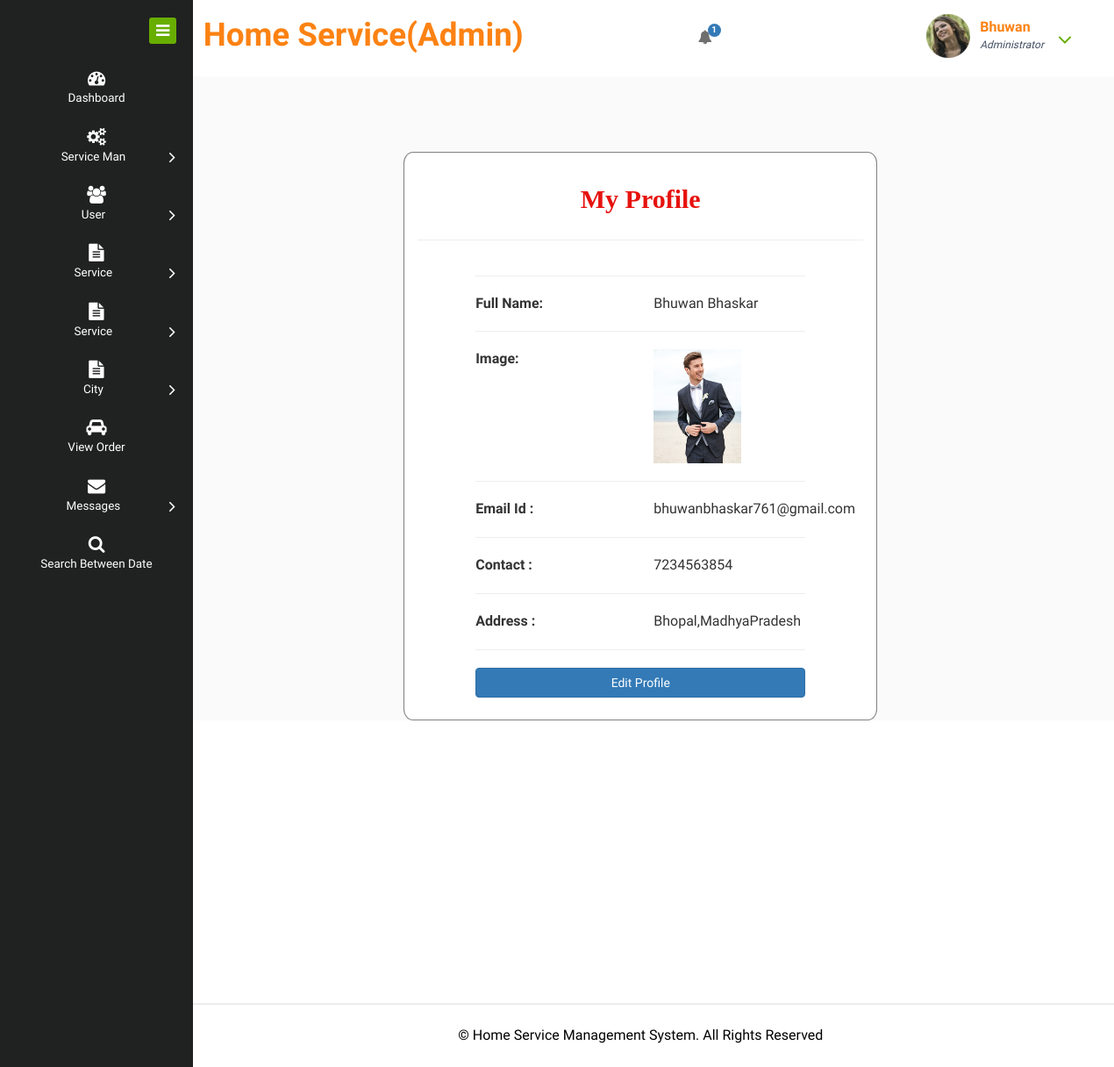
Page /admin_profile (signed in) on the committed database.
### home_service/models.py (models this page shows, shortened)
class Customer(models.Model):
    user = models.ForeignKey(User, on_delete=models.CASCADE, null=True)
    contact = models.CharField(max_length=100, null=True)
    address = models.CharField(max_length=100, null=True)
    image = models.FileField(null=True)

### home_service/views.py (the view)
# urls.py: path('admin_profile',admin_profile,name="admin_profile"),
def admin_profile(request):
    dic = notification()
    user = User.objects.get(id=request.user.id)
    pro = Customer.objects.get(user=user)
    d = {'pro':pro,'new': dic['new'], 'count': dic['count']}
    return render(request,'admin_profile.html',d)

### home_service/views.py (called while the page is built)
def notification():
    status = Status.objects.get(status='pending')
    new = Service_Man.objects.filter(status=status)
    count=0
    for i in new:
        count+=1
    d = {'count':count,'new':new}
    return d

### home_service/templates/admin_profile.html
{% extends 'admin_navigation.html' %}
{% load static %}{% block body %}
    <div class="container" style="width:50%;margin-bottom:5%;background:white;border-radius:2%;border:1px solid grey">
    <h2 style="font-weight:bold;font-family : 'Monotype Corsiva' ; color : #E6120E ;margin-top:5%" align="center">My Profile</h2><hr>
    <div align="left" class="container-fluid" style="width:80%;margin-bottom:5%">
    <hr><div class="row" >
        <div class="col-md-6 div2">
            <strong>Full Name:</strong>
        </div>
        <div class="col-md-6 div1">
            {{pro.user.first_name}} {{pro.user.last_name}}
        </div>
    </div><hr>
    <div class="row">
        <div class="col-md-6 div2">
            <strong>Image:</strong>
        </div>
        <div class="col-md-6">
            <img src="{{pro.image.url}}" style="width:100px;height:130px"></img>
        </div></div><hr>
    <div class="row">
        <div class="col-md-6 div2">
            <strong>Email Id :</strong>
        </div>
        <div class="col-md-6 div1">
            {{pro.user.email}}
        </div>
    </div><hr>
     <div class="row">
        <div class="col-md-6 div2">
            <strong>Contact :</strong>
        </div>
        <div class="col-md-6 div1">
            {{pro.contact}}
        </div>
     </div><hr>
    <div class="row">
        <div class="col-md-6 div2">
            <strong>Address :</strong>
        </div>
        <div class="col-md-6 div1">
            {{pro.address}}
        </div>
    </div><hr>
    <a href="{% url 'edit_admin_profile' %}"><button class="btn btn-primary" style="width:100%">Edit Profile</button></a>
    </div></div>
{% endblock %}

### home_service/templates/admin_navigation.html (shortened to what this page needs)
<!DOCTYPE HTML>
{% load static %}
<html>
<head>
<link href="{% static 'css2/bootstrap.css' %}" rel="stylesheet" type="text/css" media="all">
<link href="{% static 'css2/style.css' %}" rel="stylesheet" type="text/css" media="all"/>
<link href="{% static 'css2/font-awesome.css' %}" rel="stylesheet">
</head>
<body>
<div class="page-container">
   <div class="left-content">
	   <div class="mother-grid-inner">
				<div class="header-main">
					<div class="header-left">
							<div class="logo-name" style="width:100%">
								<h1><span>Home Service(Admin)</span></h1>
							</div>
							<div class="clearfix"> </div>
						 </div>
						 <div class="header-right">
							<div class="profile_details_left">
								<ul class="nofitications-dropdown">
									<li class="dropdown head-dpdn">
										<a href="#" class="dropdown-toggle" data-toggle="dropdown" aria-expanded="false"><i class="fa fa-bell"></i><span class="badge blue">{{count}}</span></a>
									</li>
								</ul>
								<div class="clearfix"> </div>
							</div>
							<div class="profile_details">
								<ul>
									<li class="dropdown profile_details_drop">
										<a href="#" class="dropdown-toggle" data-toggle="dropdown" aria-expanded="false">
											<div align class="profile_img">
												<span class="prfil-img"><img src="{% static 'images2/p1.png' %}" alt=""> </span>
												<div class="user-name">
													<p>{{request.user.username}}</p>
													<span>Administrator</span>
												</div>
												<i class="fa fa-angle-down lnr"></i>
												<div class="clearfix"></div>
											</div>
										</a>
									</li>
								</ul>
							</div>
							<div class="clearfix"> </div>
						</div>
				     <div class="clearfix"> </div>
				</div>
<div class="inner-block" style="padding-top:8%">
	{% block body %}
	{% endblock %}
</div>
<div class="copyrights" style="margin-top:30%">
	 <p>© Home Service Management System. All Rights Reserved </a> </p>
</div>
</div>
</div>
    <div class="sidebar-menu">
		  	<div class="logo"> <a href="#" class="sidebar-icon">
				<span class="fa fa-bars"></span> </a>
			   </div>
		    <div class="menu">
		      <ul id="menu">
		        <li id="menu-home"><a href="{% url 'admin_home' %}"><i class="fa fa-tachometer"></i><span>Dashboard</span></a></li>
		        <li><a href="#"><i class="fa fa-cogs"></i><span>Service Man</span><span class="fa fa-angle-right" style="float: right"></span></a>
		        </li>
		        <li id="menu-comunicacao" ><a href="#"><i class="fa fa-users"></i><span>User</span><span class="fa fa-angle-right" style="float: right"></span></a>
		        </li>
		        <li id="menu-academico" ><a href="#"><i class="fa fa-file-text"></i><span>Service</span><span class="fa fa-angle-right" style="float: right"></span></a>
		        </li>
				<li id="menu-academico" ><a href="#"><i class="fa fa-file-text"></i><span>Service</span><span class="fa fa-angle-right" style="float: right"></span></a>
		        </li>
				  <li id="menu-academico" ><a href="#"><i class="fa fa-file-text"></i><span>City</span><span class="fa fa-angle-right" style="float: right"></span></a>
		        </li>
		        <li><a href="{% url 'admin_order' %}"><i class="fa fa-car"></i><span>View Order</span></a></li>
		        <li><a href="#"><i class="fa fa-envelope"></i><span>Messages</span><span class="fa fa-angle-right" style="float: right"></span></a>
		        </li>
				 <li><a href="{% url 'search_report' %}"><i class="fa fa-search"></i><span>Search Between Date</span></a></li>
		      </ul>
		    </div>
	 </div>
</div>
</body>
</html>

### home_service/templates/admin_navigation.html (style rules this page uses)
h2, h4 { padding:10Px; }

### rows in the picture
Customer: user.first_name "Bhuwan", user.last_name "Bhaskar", image (picture), user.email "bhuwanbhaskar761@gmail.com", contact "7234563854", address "Bhopal,MadhyaPradesh"

### other values in the picture
{{ count }} "1"
{{ request.user.username }} "Bhuwan"
